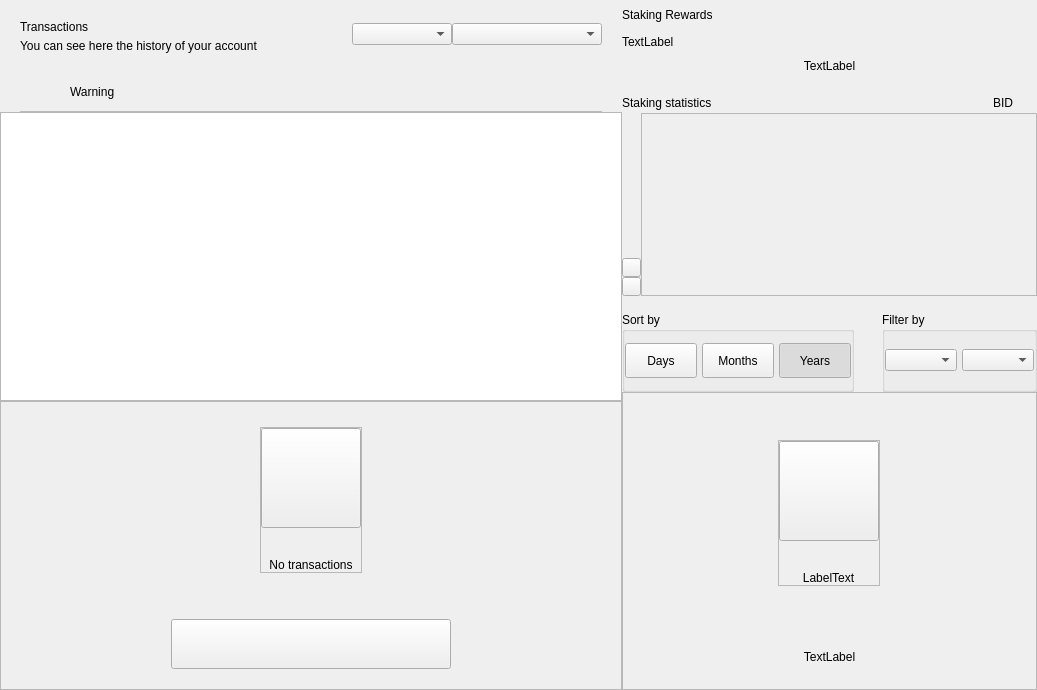
<?xml version="1.0" encoding="UTF-8"?>
<ui version="4.0">
 <class>DashboardWidget</class>
 <widget class="QWidget" name="DashboardWidget">
  <property name="geometry">
   <rect>
    <x>0</x>
    <y>0</y>
    <width>1037</width>
    <height>690</height>
   </rect>
  </property>
  <property name="windowTitle">
   <string>Form</string>
  </property>
  <layout class="QHBoxLayout" name="horizontalLayout_2" stretch="3,2">
   <property name="spacing">
    <number>0</number>
   </property>
   <property name="leftMargin">
    <number>0</number>
   </property>
   <property name="topMargin">
    <number>0</number>
   </property>
   <property name="rightMargin">
    <number>0</number>
   </property>
   <property name="bottomMargin">
    <number>0</number>
   </property>
   <item>
    <widget class="QWidget" name="left" native="true">
     <layout class="QVBoxLayout" name="left_2">
      <property name="spacing">
       <number>0</number>
      </property>
      <property name="leftMargin">
       <number>0</number>
      </property>
      <property name="topMargin">
       <number>0</number>
      </property>
      <property name="rightMargin">
       <number>0</number>
      </property>
      <property name="bottomMargin">
       <number>0</number>
      </property>
      <item>
       <layout class="QVBoxLayout" name="verticalLayout22">
        <property name="spacing">
         <number>0</number>
        </property>
        <property name="leftMargin">
         <number>20</number>
        </property>
        <property name="topMargin">
         <number>15</number>
        </property>
        <property name="rightMargin">
         <number>20</number>
        </property>
        <item>
         <widget class="QFrame" name="left_top_container">
          <layout class="QHBoxLayout" name="horizontalLayout">
           <property name="spacing">
            <number>0</number>
           </property>
           <property name="leftMargin">
            <number>0</number>
           </property>
           <property name="topMargin">
            <number>0</number>
           </property>
           <property name="rightMargin">
            <number>0</number>
           </property>
           <property name="bottomMargin">
            <number>0</number>
           </property>
           <item>
            <layout class="QVBoxLayout" name="verticalLayout_5">
             <property name="spacing">
              <number>5</number>
             </property>
             <property name="topMargin">
              <number>5</number>
             </property>
             <item>
              <widget class="QLabel" name="labelTitle">
               <property name="text">
                <string>Transactions</string>
               </property>
              </widget>
             </item>
             <item>
              <widget class="QLabel" name="labelSubtitle">
               <property name="text">
                <string>You can see here the history of your account</string>
               </property>
               <property name="alignment">
                <set>Qt::AlignLeading|Qt::AlignLeft|Qt::AlignVCenter</set>
               </property>
              </widget>
             </item>
            </layout>
           </item>
           <item>
            <spacer name="horizontalSpacer">
             <property name="orientation">
              <enum>Qt::Horizontal</enum>
             </property>
             <property name="sizeHint" stdset="0">
              <size>
               <width>40</width>
               <height>20</height>
              </size>
             </property>
            </spacer>
           </item>
           <item>
            <widget class="QComboBox" name="comboBoxSortType">
             <property name="minimumSize">
              <size>
               <width>100</width>
               <height>0</height>
              </size>
             </property>
            </widget>
           </item>
           <item>
            <widget class="QComboBox" name="comboBoxSort">
             <property name="minimumSize">
              <size>
               <width>150</width>
               <height>0</height>
              </size>
             </property>
            </widget>
           </item>
          </layout>
         </widget>
        </item>
       </layout>
      </item>
      <item>
       <spacer name="verticalSpacer">
        <property name="orientation">
         <enum>Qt::Vertical</enum>
        </property>
        <property name="sizeType">
         <enum>QSizePolicy::Fixed</enum>
        </property>
        <property name="sizeHint" stdset="0">
         <size>
          <width>20</width>
          <height>20</height>
         </size>
        </property>
       </spacer>
      </item>
      <item>
       <widget class="QWidget" name="layoutWarning" native="true">
        <layout class="QVBoxLayout" name="verticalLayout_3">
         <property name="spacing">
          <number>0</number>
         </property>
         <property name="leftMargin">
          <number>0</number>
         </property>
         <property name="topMargin">
          <number>0</number>
         </property>
         <property name="rightMargin">
          <number>0</number>
         </property>
         <property name="bottomMargin">
          <number>0</number>
         </property>
         <item>
          <widget class="QWidget" name="containerWarning" native="true">
           <layout class="QVBoxLayout" name="verticalLayout_21">
            <property name="spacing">
             <number>9</number>
            </property>
            <property name="leftMargin">
             <number>20</number>
            </property>
            <property name="topMargin">
             <number>9</number>
            </property>
            <property name="rightMargin">
             <number>20</number>
            </property>
            <property name="bottomMargin">
             <number>0</number>
            </property>
            <item>
             <widget class="QFrame" name="frameWarning">
              <property name="styleSheet">
               <string notr="true">border:none;</string>
              </property>
              <property name="frameShape">
               <enum>QFrame::StyledPanel</enum>
              </property>
              <property name="frameShadow">
               <enum>QFrame::Raised</enum>
              </property>
              <layout class="QHBoxLayout" name="horizontalLayout11" stretch="0,0,2">
               <property name="leftMargin">
                <number>0</number>
               </property>
               <property name="topMargin">
                <number>0</number>
               </property>
               <property name="rightMargin">
                <number>0</number>
               </property>
               <property name="bottomMargin">
                <number>0</number>
               </property>
               <item alignment="Qt::AlignVCenter">
                <widget class="QPushButton" name="imgWarning">
                 <property name="styleSheet">
                  <string notr="true">border:none;</string>
                 </property>
                 <property name="text">
                  <string/>
                 </property>
                 <property name="iconSize">
                  <size>
                   <width>24</width>
                   <height>24</height>
                  </size>
                 </property>
                </widget>
               </item>
               <item>
                <spacer name="horizontalSpacer_3">
                 <property name="orientation">
                  <enum>Qt::Horizontal</enum>
                 </property>
                 <property name="sizeType">
                  <enum>QSizePolicy::Fixed</enum>
                 </property>
                 <property name="sizeHint" stdset="0">
                  <size>
                   <width>12</width>
                   <height>20</height>
                  </size>
                 </property>
                </spacer>
               </item>
               <item alignment="Qt::AlignVCenter">
                <widget class="QLabel" name="lblWarning">
                 <property name="styleSheet">
                  <string notr="true"/>
                 </property>
                 <property name="text">
                  <string>Warning</string>
                 </property>
                 <property name="alignment">
                  <set>Qt::AlignBottom|Qt::AlignLeading|Qt::AlignLeft</set>
                 </property>
                </widget>
               </item>
              </layout>
             </widget>
            </item>
            <item>
             <widget class="QLabel" name="lblDivisory">
              <property name="minimumSize">
               <size>
                <width>0</width>
                <height>1</height>
               </size>
              </property>
              <property name="maximumSize">
               <size>
                <width>16777215</width>
                <height>1</height>
               </size>
              </property>
              <property name="styleSheet">
               <string notr="true">background-color:#bababa;</string>
              </property>
              <property name="text">
               <string/>
              </property>
              <property name="alignment">
               <set>Qt::AlignBottom|Qt::AlignLeading|Qt::AlignLeft</set>
              </property>
             </widget>
            </item>
           </layout>
          </widget>
         </item>
        </layout>
       </widget>
      </item>
      <item>
       <widget class="QListView" name="listTransactions">
        <property name="mouseTracking">
         <bool>true</bool>
        </property>
        <property name="selectionBehavior">
         <enum>QAbstractItemView::SelectItems</enum>
        </property>
        <property name="verticalScrollMode">
         <enum>QAbstractItemView::ScrollPerItem</enum>
        </property>
       </widget>
      </item>
      <item>
       <widget class="QFrame" name="emptyContainer">
        <property name="minimumSize">
         <size>
          <width>0</width>
          <height>100</height>
         </size>
        </property>
        <property name="frameShape">
         <enum>QFrame::StyledPanel</enum>
        </property>
        <property name="frameShadow">
         <enum>QFrame::Raised</enum>
        </property>
        <layout class="QVBoxLayout" name="verticalLayout_7" stretch="1,8,0,0">
         <property name="spacing">
          <number>0</number>
         </property>
         <property name="leftMargin">
          <number>0</number>
         </property>
         <property name="topMargin">
          <number>0</number>
         </property>
         <property name="rightMargin">
          <number>0</number>
         </property>
         <property name="bottomMargin">
          <number>20</number>
         </property>
         <item>
          <spacer name="verticalSpacer12">
           <property name="orientation">
            <enum>Qt::Vertical</enum>
           </property>
           <property name="sizeHint" stdset="0">
            <size>
             <width>20</width>
             <height>20</height>
            </size>
           </property>
          </spacer>
         </item>
         <item alignment="Qt::AlignHCenter|Qt::AlignVCenter">
          <widget class="QFrame" name="emptyScreen">
           <property name="sizePolicy">
            <sizepolicy hsizetype="Expanding" vsizetype="Expanding">
             <horstretch>0</horstretch>
             <verstretch>0</verstretch>
            </sizepolicy>
           </property>
           <property name="frameShape">
            <enum>QFrame::StyledPanel</enum>
           </property>
           <property name="frameShadow">
            <enum>QFrame::Raised</enum>
           </property>
           <layout class="QVBoxLayout" name="verticalLayout12">
            <property name="spacing">
             <number>30</number>
            </property>
            <property name="leftMargin">
             <number>0</number>
            </property>
            <property name="topMargin">
             <number>0</number>
            </property>
            <property name="rightMargin">
             <number>0</number>
            </property>
            <property name="bottomMargin">
             <number>0</number>
            </property>
            <item alignment="Qt::AlignHCenter|Qt::AlignVCenter">
             <widget class="QPushButton" name="pushImgEmpty">
              <property name="minimumSize">
               <size>
                <width>100</width>
                <height>100</height>
               </size>
              </property>
              <property name="maximumSize">
               <size>
                <width>100</width>
                <height>100</height>
               </size>
              </property>
              <property name="focusPolicy">
               <enum>Qt::NoFocus</enum>
              </property>
              <property name="text">
               <string/>
              </property>
              <property name="iconSize">
               <size>
                <width>100</width>
                <height>100</height>
               </size>
              </property>
             </widget>
            </item>
            <item alignment="Qt::AlignHCenter|Qt::AlignVCenter">
             <widget class="QLabel" name="labelEmpty">
              <property name="styleSheet">
               <string notr="true"/>
              </property>
              <property name="text">
               <string>No transactions</string>
              </property>
              <property name="alignment">
               <set>Qt::AlignCenter</set>
              </property>
             </widget>
            </item>
           </layout>
          </widget>
         </item>
         <item>
          <spacer name="verticalSpacer_21">
           <property name="orientation">
            <enum>Qt::Vertical</enum>
           </property>
           <property name="sizeHint" stdset="0">
            <size>
             <width>20</width>
             <height>40</height>
            </size>
           </property>
          </spacer>
         </item>
         <item alignment="Qt::AlignHCenter">
          <widget class="QPushButton" name="btnHowTo">
           <property name="minimumSize">
            <size>
             <width>280</width>
             <height>50</height>
            </size>
           </property>
           <property name="focusPolicy">
            <enum>Qt::NoFocus</enum>
           </property>
           <property name="text">
            <string/>
           </property>
          </widget>
         </item>
        </layout>
       </widget>
      </item>
     </layout>
    </widget>
   </item>
   <item>
    <widget class="QWidget" name="right" native="true">
     <property name="minimumSize">
      <size>
       <width>200</width>
       <height>0</height>
      </size>
     </property>
     <layout class="QVBoxLayout" name="verticalLayout_31">
      <property name="spacing">
       <number>0</number>
      </property>
      <property name="leftMargin">
       <number>0</number>
      </property>
      <property name="topMargin">
       <number>0</number>
      </property>
      <property name="rightMargin">
       <number>0</number>
      </property>
      <property name="bottomMargin">
       <number>0</number>
      </property>
      <item>
       <layout class="QVBoxLayout" name="verticalLayout_2" stretch="0,0,0,0,0,0,0">
        <property name="spacing">
         <number>0</number>
        </property>
        <item>
         <layout class="QHBoxLayout" name="horizontalLayout_3">
          <property name="spacing">
           <number>0</number>
          </property>
          <item>
           <layout class="QVBoxLayout" name="verticalLayout_6">
            <property name="spacing">
             <number>5</number>
            </property>
            <item>
             <widget class="QLabel" name="labelTitle2">
              <property name="minimumSize">
               <size>
                <width>0</width>
                <height>30</height>
               </size>
              </property>
              <property name="text">
               <string>Staking Rewards</string>
              </property>
             </widget>
            </item>
            <item>
             <widget class="QLabel" name="labelMessage">
              <property name="text">
               <string>TextLabel</string>
              </property>
             </widget>
            </item>
           </layout>
          </item>
          <item>
           <spacer name="horizontalSpacer_2">
            <property name="orientation">
             <enum>Qt::Horizontal</enum>
            </property>
            <property name="sizeType">
             <enum>QSizePolicy::MinimumExpanding</enum>
            </property>
            <property name="sizeHint" stdset="0">
             <size>
              <width>20</width>
              <height>20</height>
             </size>
            </property>
           </spacer>
          </item>
         </layout>
        </item>
        <item>
         <spacer name="verticalSpacer_4">
          <property name="orientation">
           <enum>Qt::Vertical</enum>
          </property>
          <property name="sizeType">
           <enum>QSizePolicy::Fixed</enum>
          </property>
          <property name="sizeHint" stdset="0">
           <size>
            <width>20</width>
            <height>10</height>
           </size>
          </property>
         </spacer>
        </item>
        <item>
         <layout class="QHBoxLayout" name="horizontalLayout_5" stretch="0">
          <property name="spacing">
           <number>0</number>
          </property>
          <item>
           <widget class="QLabel" name="labelAmountPiv">
            <property name="text">
             <string>TextLabel</string>
            </property>
            <property name="alignment">
             <set>Qt::AlignCenter</set>
            </property>
           </widget>
          </item>
         </layout>
        </item>
        <item>
         <spacer name="verticalSpacer_6">
          <property name="orientation">
           <enum>Qt::Vertical</enum>
          </property>
          <property name="sizeType">
           <enum>QSizePolicy::Fixed</enum>
          </property>
          <property name="sizeHint" stdset="0">
           <size>
            <width>20</width>
            <height>20</height>
           </size>
          </property>
         </spacer>
        </item>
        <item>
         <widget class="QWidget" name="layoutChart" native="true">
          <layout class="QVBoxLayout" name="verticalLayout_8" stretch="3,0">
           <property name="spacing">
            <number>16</number>
           </property>
           <property name="leftMargin">
            <number>0</number>
           </property>
           <property name="topMargin">
            <number>0</number>
           </property>
           <property name="rightMargin">
            <number>0</number>
           </property>
           <property name="bottomMargin">
            <number>0</number>
           </property>
           <item>
            <widget class="QWidget" name="verticalWidgetChart" native="true">
             <property name="minimumSize">
              <size>
               <width>0</width>
               <height>190</height>
              </size>
             </property>
             <property name="maximumSize">
              <size>
               <width>16777215</width>
               <height>16777215</height>
              </size>
             </property>
             <layout class="QVBoxLayout" name="verticalLayout_4" stretch="1,5">
              <property name="spacing">
               <number>0</number>
              </property>
              <property name="leftMargin">
               <number>0</number>
              </property>
              <property name="topMargin">
               <number>0</number>
              </property>
              <property name="rightMargin">
               <number>0</number>
              </property>
              <property name="bottomMargin">
               <number>0</number>
              </property>
              <item>
               <layout class="QHBoxLayout" name="horizontalLayout_4">
                <item>
                 <widget class="QLabel" name="labelChart">
                  <property name="text">
                   <string>Staking statistics</string>
                  </property>
                 </widget>
                </item>
                <item>
                 <spacer name="horizontalSpacer_4">
                  <property name="orientation">
                   <enum>Qt::Horizontal</enum>
                  </property>
                  <property name="sizeHint" stdset="0">
                   <size>
                    <width>40</width>
                    <height>20</height>
                   </size>
                  </property>
                 </spacer>
                </item>
                <item>
                 <widget class="QLabel" name="labelSquarePiv">
                  <property name="minimumSize">
                   <size>
                    <width>14</width>
                    <height>14</height>
                   </size>
                  </property>
                  <property name="maximumSize">
                   <size>
                    <width>14</width>
                    <height>14</height>
                   </size>
                  </property>
                  <property name="text">
                   <string/>
                  </property>
                 </widget>
                </item>
                <item>
                 <widget class="QLabel" name="labelPiv">
                  <property name="text">
                   <string>BID</string>
                  </property>
                 </widget>
                </item>
                <item>
                 <spacer name="horizontalSpacer_5">
                  <property name="orientation">
                   <enum>Qt::Horizontal</enum>
                  </property>
                  <property name="sizeType">
                   <enum>QSizePolicy::Fixed</enum>
                  </property>
                  <property name="sizeHint" stdset="0">
                   <size>
                    <width>10</width>
                    <height>20</height>
                   </size>
                  </property>
                 </spacer>
                </item>
                <item>
                 <widget class="QLabel" name="labelSquarezPiv">
                  <property name="minimumSize">
                   <size>
                    <width>14</width>
                    <height>14</height>
                   </size>
                  </property>
                  <property name="maximumSize">
                   <size>
                    <width>14</width>
                    <height>14</height>
                   </size>
                  </property>
                  <property name="text">
                   <string/>
                  </property>
                 </widget>
                </item>
               </layout>
              </item>
              <item>
               <widget class="QWidget" name="chartContainer2" native="true">
                <property name="minimumSize">
                 <size>
                  <width>0</width>
                  <height>150</height>
                 </size>
                </property>
                <property name="styleSheet">
                 <string notr="true">#chartContainer{padding:0px; margin:0px;}</string>
                </property>
                <layout class="QHBoxLayout" name="horizontalLayout_11">
                 <property name="spacing">
                  <number>0</number>
                 </property>
                 <property name="leftMargin">
                  <number>0</number>
                 </property>
                 <property name="topMargin">
                  <number>0</number>
                 </property>
                 <property name="rightMargin">
                  <number>0</number>
                 </property>
                 <property name="bottomMargin">
                  <number>0</number>
                 </property>
                 <item>
                  <widget class="QWidget" name="containerChartArrow" native="true">
                   <property name="sizePolicy">
                    <sizepolicy hsizetype="Fixed" vsizetype="Preferred">
                     <horstretch>0</horstretch>
                     <verstretch>0</verstretch>
                    </sizepolicy>
                   </property>
                   <property name="minimumSize">
                    <size>
                     <width>19</width>
                     <height>0</height>
                    </size>
                   </property>
                   <property name="maximumSize">
                    <size>
                     <width>19</width>
                     <height>16777215</height>
                    </size>
                   </property>
                   <property name="styleSheet">
                    <string notr="true">#widget{
	padding:0px;
	margin:0px;
}</string>
                   </property>
                   <layout class="QVBoxLayout" name="verticalLayout_10">
                    <property name="spacing">
                     <number>0</number>
                    </property>
                    <property name="leftMargin">
                     <number>0</number>
                    </property>
                    <property name="rightMargin">
                     <number>0</number>
                    </property>
                    <property name="bottomMargin">
                     <number>0</number>
                    </property>
                    <item>
                     <spacer name="verticalSpacer_3">
                      <property name="orientation">
                       <enum>Qt::Vertical</enum>
                      </property>
                      <property name="sizeHint" stdset="0">
                       <size>
                        <width>20</width>
                        <height>127</height>
                       </size>
                      </property>
                     </spacer>
                    </item>
                    <item alignment="Qt::AlignVCenter">
                     <widget class="QWidget" name="containerArrows" native="true">
                      <layout class="QVBoxLayout" name="horizontalLayout_6" stretch="0,0">
                       <property name="spacing">
                        <number>0</number>
                       </property>
                       <property name="leftMargin">
                        <number>0</number>
                       </property>
                       <property name="topMargin">
                        <number>0</number>
                       </property>
                       <property name="rightMargin">
                        <number>0</number>
                       </property>
                       <property name="bottomMargin">
                        <number>0</number>
                       </property>
                       <item>
                        <widget class="QPushButton" name="pushButtonChartArrow">
                         <property name="minimumSize">
                          <size>
                           <width>19</width>
                           <height>19</height>
                          </size>
                         </property>
                         <property name="maximumSize">
                          <size>
                           <width>19</width>
                           <height>19</height>
                          </size>
                         </property>
                         <property name="focusPolicy">
                          <enum>Qt::NoFocus</enum>
                         </property>
                         <property name="styleSheet">
                          <string notr="true"/>
                         </property>
                         <property name="text">
                          <string/>
                         </property>
                        </widget>
                       </item>
                       <item>
                        <widget class="QPushButton" name="pushButtonChartRight">
                         <property name="minimumSize">
                          <size>
                           <width>19</width>
                           <height>19</height>
                          </size>
                         </property>
                         <property name="maximumSize">
                          <size>
                           <width>19</width>
                           <height>19</height>
                          </size>
                         </property>
                         <property name="focusPolicy">
                          <enum>Qt::NoFocus</enum>
                         </property>
                         <property name="styleSheet">
                          <string notr="true"/>
                         </property>
                         <property name="text">
                          <string/>
                         </property>
                        </widget>
                       </item>
                      </layout>
                     </widget>
                    </item>
                   </layout>
                  </widget>
                 </item>
                 <item>
                  <widget class="QFrame" name="chartContainer">
                   <property name="sizePolicy">
                    <sizepolicy hsizetype="Expanding" vsizetype="Preferred">
                     <horstretch>0</horstretch>
                     <verstretch>0</verstretch>
                    </sizepolicy>
                   </property>
                   <property name="styleSheet">
                    <string notr="true">padding:0px;
margin:0px;</string>
                   </property>
                   <property name="frameShape">
                    <enum>QFrame::StyledPanel</enum>
                   </property>
                   <property name="frameShadow">
                    <enum>QFrame::Raised</enum>
                   </property>
                  </widget>
                 </item>
                </layout>
               </widget>
              </item>
             </layout>
            </widget>
           </item>
           <item alignment="Qt::AlignVCenter">
            <widget class="QWidget" name="containerSort" native="true">
             <layout class="QHBoxLayout" name="horizontalLayout_6" stretch="3,2">
              <property name="spacing">
               <number>28</number>
              </property>
              <property name="leftMargin">
               <number>0</number>
              </property>
              <property name="topMargin">
               <number>0</number>
              </property>
              <property name="rightMargin">
               <number>0</number>
              </property>
              <property name="bottomMargin">
               <number>0</number>
              </property>
              <item>
               <widget class="QGroupBox" name="groupBoxChart">
                <property name="minimumSize">
                 <size>
                  <width>0</width>
                  <height>80</height>
                 </size>
                </property>
                <property name="maximumSize">
                 <size>
                  <width>16777215</width>
                  <height>80</height>
                 </size>
                </property>
                <property name="title">
                 <string>Sort by</string>
                </property>
                <layout class="QHBoxLayout" name="horizontalLayout_7">
                 <property name="spacing">
                  <number>5</number>
                 </property>
                 <property name="leftMargin">
                  <number>0</number>
                 </property>
                 <property name="rightMargin">
                  <number>0</number>
                 </property>
                 <item>
                  <widget class="QPushButton" name="pushButtonMonth">
                   <property name="minimumSize">
                    <size>
                     <width>50</width>
                     <height>35</height>
                    </size>
                   </property>
                   <property name="maximumSize">
                    <size>
                     <width>16777215</width>
                     <height>16777215</height>
                    </size>
                   </property>
                   <property name="focusPolicy">
                    <enum>Qt::NoFocus</enum>
                   </property>
                   <property name="text">
                    <string>Days</string>
                   </property>
                   <property name="checkable">
                    <bool>true</bool>
                   </property>
                   <property name="autoExclusive">
                    <bool>true</bool>
                   </property>
                  </widget>
                 </item>
                 <item>
                  <widget class="QPushButton" name="pushButtonYear">
                   <property name="minimumSize">
                    <size>
                     <width>50</width>
                     <height>35</height>
                    </size>
                   </property>
                   <property name="maximumSize">
                    <size>
                     <width>16777215</width>
                     <height>16777215</height>
                    </size>
                   </property>
                   <property name="focusPolicy">
                    <enum>Qt::NoFocus</enum>
                   </property>
                   <property name="text">
                    <string>Months</string>
                   </property>
                   <property name="checkable">
                    <bool>true</bool>
                   </property>
                   <property name="autoExclusive">
                    <bool>true</bool>
                   </property>
                  </widget>
                 </item>
                 <item>
                  <widget class="QPushButton" name="pushButtonAll">
                   <property name="sizePolicy">
                    <sizepolicy hsizetype="Preferred" vsizetype="Fixed">
                     <horstretch>0</horstretch>
                     <verstretch>0</verstretch>
                    </sizepolicy>
                   </property>
                   <property name="minimumSize">
                    <size>
                     <width>50</width>
                     <height>35</height>
                    </size>
                   </property>
                   <property name="maximumSize">
                    <size>
                     <width>16777215</width>
                     <height>16777215</height>
                    </size>
                   </property>
                   <property name="focusPolicy">
                    <enum>Qt::NoFocus</enum>
                   </property>
                   <property name="text">
                    <string>Years</string>
                   </property>
                   <property name="checkable">
                    <bool>true</bool>
                   </property>
                   <property name="checked">
                    <bool>true</bool>
                   </property>
                   <property name="autoExclusive">
                    <bool>true</bool>
                   </property>
                  </widget>
                 </item>
                </layout>
               </widget>
              </item>
              <item>
               <widget class="QGroupBox" name="container_chart_dropboxes">
                <property name="minimumSize">
                 <size>
                  <width>55</width>
                  <height>80</height>
                 </size>
                </property>
                <property name="maximumSize">
                 <size>
                  <width>16777215</width>
                  <height>80</height>
                 </size>
                </property>
                <property name="title">
                 <string>Filter by</string>
                </property>
                <layout class="QHBoxLayout" name="horizontalLayout_8" stretch="1,1">
                 <property name="spacing">
                  <number>5</number>
                 </property>
                 <property name="leftMargin">
                  <number>0</number>
                 </property>
                 <property name="topMargin">
                  <number>0</number>
                 </property>
                 <property name="rightMargin">
                  <number>0</number>
                 </property>
                 <property name="bottomMargin">
                  <number>0</number>
                 </property>
                 <item>
                  <widget class="QWidget" name="containerBoxMonths" native="true">
                   <property name="minimumSize">
                    <size>
                     <width>55</width>
                     <height>0</height>
                    </size>
                   </property>
                   <layout class="QHBoxLayout" name="horizontalLayout_9">
                    <property name="spacing">
                     <number>0</number>
                    </property>
                    <property name="leftMargin">
                     <number>0</number>
                    </property>
                    <property name="topMargin">
                     <number>0</number>
                    </property>
                    <property name="rightMargin">
                     <number>0</number>
                    </property>
                    <property name="bottomMargin">
                     <number>0</number>
                    </property>
                    <item>
                     <widget class="QComboBox" name="comboBoxMonths">
                      <property name="minimumSize">
                       <size>
                        <width>55</width>
                        <height>0</height>
                       </size>
                      </property>
                     </widget>
                    </item>
                   </layout>
                  </widget>
                 </item>
                 <item>
                  <widget class="QWidget" name="containerBoxYears" native="true">
                   <property name="sizePolicy">
                    <sizepolicy hsizetype="Preferred" vsizetype="Preferred">
                     <horstretch>0</horstretch>
                     <verstretch>0</verstretch>
                    </sizepolicy>
                   </property>
                   <property name="minimumSize">
                    <size>
                     <width>50</width>
                     <height>0</height>
                    </size>
                   </property>
                   <layout class="QHBoxLayout" name="horizontalLayout_10">
                    <property name="spacing">
                     <number>0</number>
                    </property>
                    <property name="leftMargin">
                     <number>0</number>
                    </property>
                    <property name="topMargin">
                     <number>0</number>
                    </property>
                    <property name="rightMargin">
                     <number>0</number>
                    </property>
                    <property name="bottomMargin">
                     <number>0</number>
                    </property>
                    <item>
                     <widget class="QComboBox" name="comboBoxYears">
                      <property name="minimumSize">
                       <size>
                        <width>40</width>
                        <height>0</height>
                       </size>
                      </property>
                     </widget>
                    </item>
                   </layout>
                  </widget>
                 </item>
                </layout>
               </widget>
              </item>
             </layout>
            </widget>
           </item>
          </layout>
         </widget>
        </item>
        <item>
         <widget class="QFrame" name="emptyContainerChart">
          <property name="minimumSize">
           <size>
            <width>0</width>
            <height>100</height>
           </size>
          </property>
          <property name="frameShape">
           <enum>QFrame::StyledPanel</enum>
          </property>
          <property name="frameShadow">
           <enum>QFrame::Raised</enum>
          </property>
          <layout class="QVBoxLayout" name="verticalLayout_71" stretch="1,8,0,0">
           <property name="spacing">
            <number>0</number>
           </property>
           <property name="leftMargin">
            <number>0</number>
           </property>
           <property name="topMargin">
            <number>0</number>
           </property>
           <property name="rightMargin">
            <number>0</number>
           </property>
           <property name="bottomMargin">
            <number>25</number>
           </property>
           <item>
            <spacer name="verticalSpacer11">
             <property name="orientation">
              <enum>Qt::Vertical</enum>
             </property>
             <property name="sizeHint" stdset="0">
              <size>
               <width>20</width>
               <height>20</height>
              </size>
             </property>
            </spacer>
           </item>
           <item alignment="Qt::AlignHCenter|Qt::AlignVCenter">
            <widget class="QFrame" name="emptyScreen1">
             <property name="sizePolicy">
              <sizepolicy hsizetype="Expanding" vsizetype="Expanding">
               <horstretch>0</horstretch>
               <verstretch>0</verstretch>
              </sizepolicy>
             </property>
             <property name="frameShape">
              <enum>QFrame::StyledPanel</enum>
             </property>
             <property name="frameShadow">
              <enum>QFrame::Raised</enum>
             </property>
             <layout class="QVBoxLayout" name="verticalLayout">
              <property name="spacing">
               <number>30</number>
              </property>
              <property name="leftMargin">
               <number>0</number>
              </property>
              <property name="topMargin">
               <number>0</number>
              </property>
              <property name="rightMargin">
               <number>0</number>
              </property>
              <property name="bottomMargin">
               <number>0</number>
              </property>
              <item alignment="Qt::AlignHCenter|Qt::AlignVCenter">
               <widget class="QPushButton" name="pushImgEmptyChart">
                <property name="minimumSize">
                 <size>
                  <width>100</width>
                  <height>100</height>
                 </size>
                </property>
                <property name="maximumSize">
                 <size>
                  <width>100</width>
                  <height>100</height>
                 </size>
                </property>
                <property name="focusPolicy">
                 <enum>Qt::NoFocus</enum>
                </property>
                <property name="text">
                 <string/>
                </property>
                <property name="iconSize">
                 <size>
                  <width>100</width>
                  <height>100</height>
                 </size>
                </property>
               </widget>
              </item>
              <item alignment="Qt::AlignHCenter|Qt::AlignVCenter">
               <widget class="QLabel" name="labelEmptyChart">
                <property name="styleSheet">
                 <string notr="true"/>
                </property>
                <property name="text">
                 <string>LabelText</string>
                </property>
                <property name="alignment">
                 <set>Qt::AlignCenter</set>
                </property>
               </widget>
              </item>
             </layout>
            </widget>
           </item>
           <item>
            <spacer name="verticalSpacer_2">
             <property name="orientation">
              <enum>Qt::Vertical</enum>
             </property>
             <property name="sizeHint" stdset="0">
              <size>
               <width>20</width>
               <height>40</height>
              </size>
             </property>
            </spacer>
           </item>
           <item>
            <widget class="QLabel" name="labelMessageEmpty">
             <property name="styleSheet">
              <string notr="true">#labelMessageEmpty {
	padding-left:30px;
	padding-right:30px;
}</string>
             </property>
             <property name="text">
              <string>TextLabel</string>
             </property>
             <property name="alignment">
              <set>Qt::AlignCenter</set>
             </property>
             <property name="wordWrap">
              <bool>true</bool>
             </property>
            </widget>
           </item>
          </layout>
         </widget>
        </item>
        <item>
         <widget class="QWidget" name="layoutShadow" native="true">
          <layout class="QVBoxLayout" name="verticalLayout_9">
           <property name="spacing">
            <number>0</number>
           </property>
           <property name="leftMargin">
            <number>0</number>
           </property>
           <property name="topMargin">
            <number>0</number>
           </property>
           <property name="rightMargin">
            <number>0</number>
           </property>
           <property name="bottomMargin">
            <number>0</number>
           </property>
          </layout>
         </widget>
        </item>
       </layout>
      </item>
     </layout>
    </widget>
   </item>
  </layout>
 </widget>
 <resources/>
 <connections/>
</ui>
